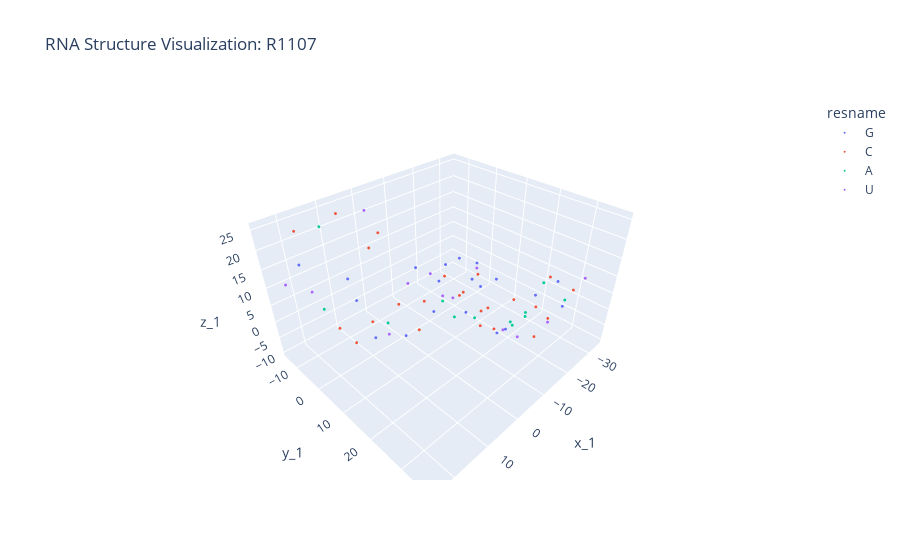

The notebook cell this image was saved under:
### Markdown cell above
## Visualizing RNA structure (labels)

### Code cell
import plotly.express as px

def visualize_structure_plotly(csv_path, idx):
    df = pd.read_csv(csv_path)
    structure_id = df['ID'].iloc[idx].split('_')[0]
    structure_mask = df['ID'].str.startswith(structure_id)
    padding_mask = (df['x_1'] != -1e18) & (df['y_1'] != -1e18) & (df['z_1'] != -1e18)
    df_filtered = df[structure_mask & padding_mask]
    fig = px.scatter_3d(df_filtered, 
                        x='x_1', y='y_1', z='z_1',
                        color='resname',
                        hover_data=['resid', 'resname'],
                        title=f'RNA Structure Visualization: {structure_id}')
    
    fig.update_traces(marker=dict(size=1))
    fig.show()

visualize_structure_plotly('data/validation_labels.csv', 1)

### Figure 1 — Plotly figure (JSON) as saved in the notebook; plotly's stock layout.template omitted (floating-point values rounded to 4 significant figures)
{"data": [{"customdata": [[1, "G"], [2, "G"], [3, "G"], [4, "G"], [5, "G"], [11, "G"], [14, "G"], [17, "G"], [19, "G"], [25, "G"], [28, "G"], [31, "G"], [37, "G"], [41, "G"], [47, "G"], [54, "G"], [55, "G"], [58, "G"], [60, "G"], [67, "G"]], "hovertemplate": "resname=%{customdata[1]}<br>x_1=%{x}<br>y_1=%{y}<br>z_1=%{z}<br>resid=%{customdata[0]}<extra></extra>", "legendgroup": "G", "marker": {"color": "#636efa", "size": 1, "symbol": "circle"}, "mode": "markers", "name": "G", "scene": "scene", "showlegend": true, "type": "scatter3d", "x": [-5.499, -5.826, -5.849, -5.784, -5.755, -25.75, -30.47, -18.35, -12.23, -24.44, -16.81, -7.741, -0.609, 14.01, 20.78, 16.48, 18.07, 9.791, 0.262, -32.03], "y": [8.52, 10.45, 14.77, 19.99, 25.53, 28.85, 20.33, 17.53, 11.54, 2.62, 12.19, 27.68, 5.81, 8.127, -8.101, 3.952, 8.888, 13.74, 12.66, 27.92], "z": [8.605, 14.01, 17.58, 18.67, 17.13, 8.548, -2.326, -10.08, -2.988, -2.646, 3.278, 3.608, 13.42, 2.405, 17.46, 17.51, 15.32, 3.894, 4.783, -2.885]}, {"customdata": [[6, "C"], [7, "C"], [9, "C"], [12, "C"], [18, "C"], [22, "C"], [24, "C"], [27, "C"], [29, "C"], [32, "C"], [33, "C"], [34, "C"], [35, "C"], [39, "C"], [42, "C"], [43, "C"], [48, "C"], [50, "C"], [52, "C"], [53, "C"], [56, "C"], [59, "C"], [65, "C"], [68, "C"]], "hovertemplate": "resname=%{customdata[1]}<br>x_1=%{x}<br>y_1=%{y}<br>z_1=%{z}<br>resid=%{customdata[0]}<extra></extra>", "legendgroup": "C", "marker": {"color": "#EF553B", "size": 1, "symbol": "circle"}, "mode": "markers", "name": "C", "scene": "scene", "showlegend": true, "type": "scatter3d", "x": [-6.227, -9.016, -13.91, -28.57, -14.49, -11.57, -20.97, -20.26, -14.39, -3.404, -0.717, 0.829, 1.217, 4.068, 19.01, 21.67, 17.44, 6.683, 4.289, 9.086, 17.17, 4.825, -22.71, -33.89], "y": [30.09, 37.03, 30.91, 25.03, 14.76, -3.812, 1.049, 8.218, 16.98, 27.7, 26.03, 22.25, 17.19, 4.526, 8.055, 6.771, -14.43, -13.7, -0.881, 1.973, 12.44, 12.51, 26.34, 29.2], "z": [13.97, 11.31, 8.347, 6.709, -6.948, -7.131, -7.393, 3.57, 0.235, 6.278, 11.75, 15.46, 17.26, 4.559, 4.043, 8.892, 22.07, 23.0, 21.86, 21.08, 11.34, 1.842, -8.678, 2.106]}, {"customdata": [[8, "A"], [10, "A"], [13, "A"], [15, "A"], [16, "A"], [23, "A"], [30, "A"], [40, "A"], [44, "A"], [49, "A"], [61, "A"], [62, "A"]], "hovertemplate": "resname=%{customdata[1]}<br>x_1=%{x}<br>y_1=%{y}<br>z_1=%{z}<br>resid=%{customdata[0]}<extra></extra>", "legendgroup": "A", "marker": {"color": "#00cc96", "size": 1, "symbol": "circle"}, "mode": "markers", "name": "A", "scene": "scene", "showlegend": true, "type": "scatter3d", "x": [-9.026, -22.27, -30.61, -27.77, -23.65, -16.44, -12.61, 8.814, 22.6, 12.31, -6.263, -11.41], "y": [31.55, 33.25, 22.21, 19.59, 18.54, -1.312, 25.41, 6.117, 3.317, -12.17, 13.1, 15.28], "z": [8.725, 7.105, 2.6, -7.189, -9.927, -8.293, 1.589, 2.51, 12.53, 22.17, -0.265, -2.214]}, {"customdata": [[20, "U"], [21, "U"], [26, "U"], [36, "U"], [38, "U"], [45, "U"], [46, "U"], [51, "U"], [57, "U"], [63, "U"], [64, "U"], [66, "U"], [69, "U"]], "hovertemplate": "resname=%{customdata[1]}<br>x_1=%{x}<br>y_1=%{y}<br>z_1=%{z}<br>resid=%{customdata[0]}<extra></extra>", "legendgroup": "U", "marker": {"color": "#ab63fa", "size": 1, "symbol": "circle"}, "mode": "markers", "name": "U", "scene": "scene", "showlegend": true, "type": "scatter3d", "x": [-12.13, -13.11, -23.89, 0.834, 0.956, 22.09, 24.28, 3.918, 14.31, -14.99, -18.3, -28.13, -33.67], "y": [6.884, 2.074, 4.653, 12.36, 4.59, -1.661, -9.164, -5.926, 13.74, 21.78, 24.1, 26.55, 31.81], "z": [-0.685, -3.019, 2.306, 15.47, 9.147, 14.14, 13.36, 25.49, 7.049, -4.451, -7.385, -6.813, 7.123]}], "layout": {"legend": {"title": {"text": "resname"}, "tracegroupgap": 0}, "scene": {"domain": {"x": [0, 1], "y": [0, 1]}, "xaxis": {"title": {"text": "x_1"}}, "yaxis": {"title": {"text": "y_1"}}, "zaxis": {"title": {"text": "z_1"}}}, "title": {"text": "RNA Structure Visualization: R1107"}}}
